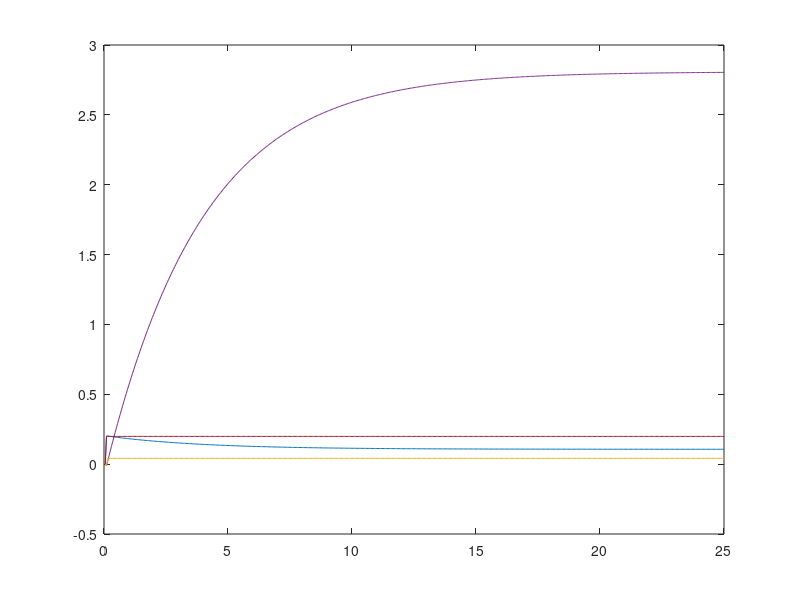

MATLAB code to generate this figure:
%%%%%%% Variáveis %%%%%%%
close all;
K = 1/3; %constante de conversão eletromec. []
R = 10; %resistência do circuito [ohms]
B = 0.1; %Coeficiente de atrito [adimensional]
L = 0.5; %Indutancia [Henry]
J = 1; % Inercia da maquina
i0 = 0;

amostras = 500;

%%%%%%%%%% Vetores %%%%%%%%%%%%%%%%

V = zeros(amostras);
w = zeros(amostras);
i = zeros(amostras);
Tc = zeros(amostras);

Delta_V = zeros(amostras);
Delta_w = zeros(amostras);
Delta_i = zeros(amostras);
Delta_Tc = zeros(amostras);

t = zeros(amostras);


T = 0.05;
t(1) = T;


V(1) = 2;
w(1) = 0;
i(1) = 0;
Tc(1) = 0.25;

Delta_V(1) = 2;
Delta_w(1) = 0;
Delta_i(1) = 0;
Delta_Tc(1) = 0.25;


%%%%%%%% LOOP %%%%%%%

for k=2:amostras

    i(k) = i(k-1)*(1-(R*T)/L) + (T*(V(k-1)-K*w(k-1)))/L;

    if i(k)>=0
        Tm = 5.26*(1-exp(-i(k-1)));
    else
        Tm = -5.26*(1-exp(i(k-1)));
    end    

    w(k) = w(k-1)*(1-(B*T)/(J)) + (T*(Tm- Tc(k-1)))/(J);

    Delta_i(k) = Delta_i(k-1)*(1-(R*T)/L) + (T*(Delta_V(k-1)-K*Delta_w(k-1)))/L;

    Delta_w(k) = (T*(5.26*exp(-abs(i0))*Delta_i(k-1) -Delta_Tc(k-1) - B*Delta_w(k-1) + Delta_w(k-1) ))/J;

    Tc(k) = Tc(k-1);
    Delta_Tc(k) = Delta_Tc(k-1);
    V(k) = V(k-1);
    Delta_V(k) = Delta_V(k-1);
    t(k) = k*T;
end



plot(t,i)
hold on
plot(t,w)
plot(t,Delta_i)
plot(t,Delta_w)